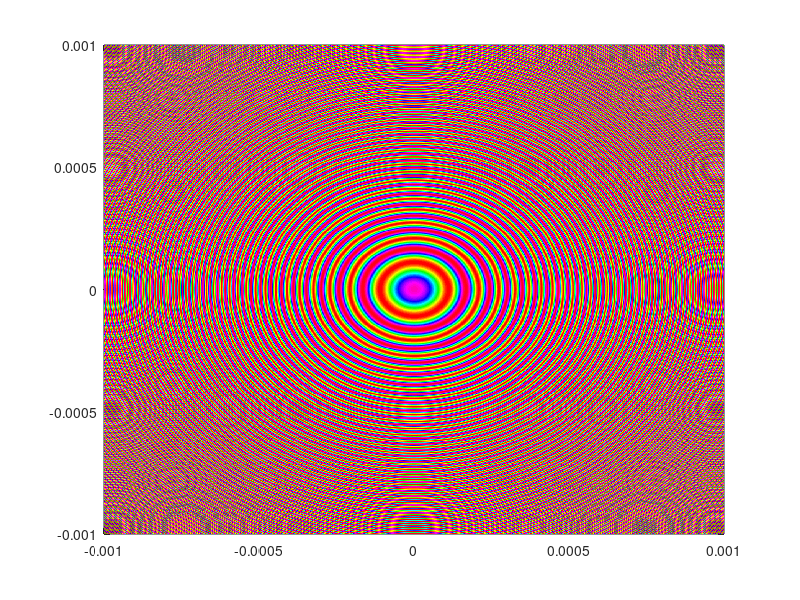

Reproduce this figure in MATLAB.
clear all;
lam=521*10^(-9);
n=1.5;
f=0.2;
I0=1;
h=1;
x=linspace(-0.001,0.001,1000);
y=linspace(-0.001,0.001,1000);
[x,y]=meshgrid(x,y);
theta1=atan(sqrt(x.^2+y.^2)/f);
theta2=asin(sin(theta1)/n);
deta=2*n*h*cos(theta2)+lam/2;
phi=2*pi*deta/lam;
I=4*I0*cos(phi/2).^2;
pcolor(x,y,I);
shading flat;
colormap hsv;